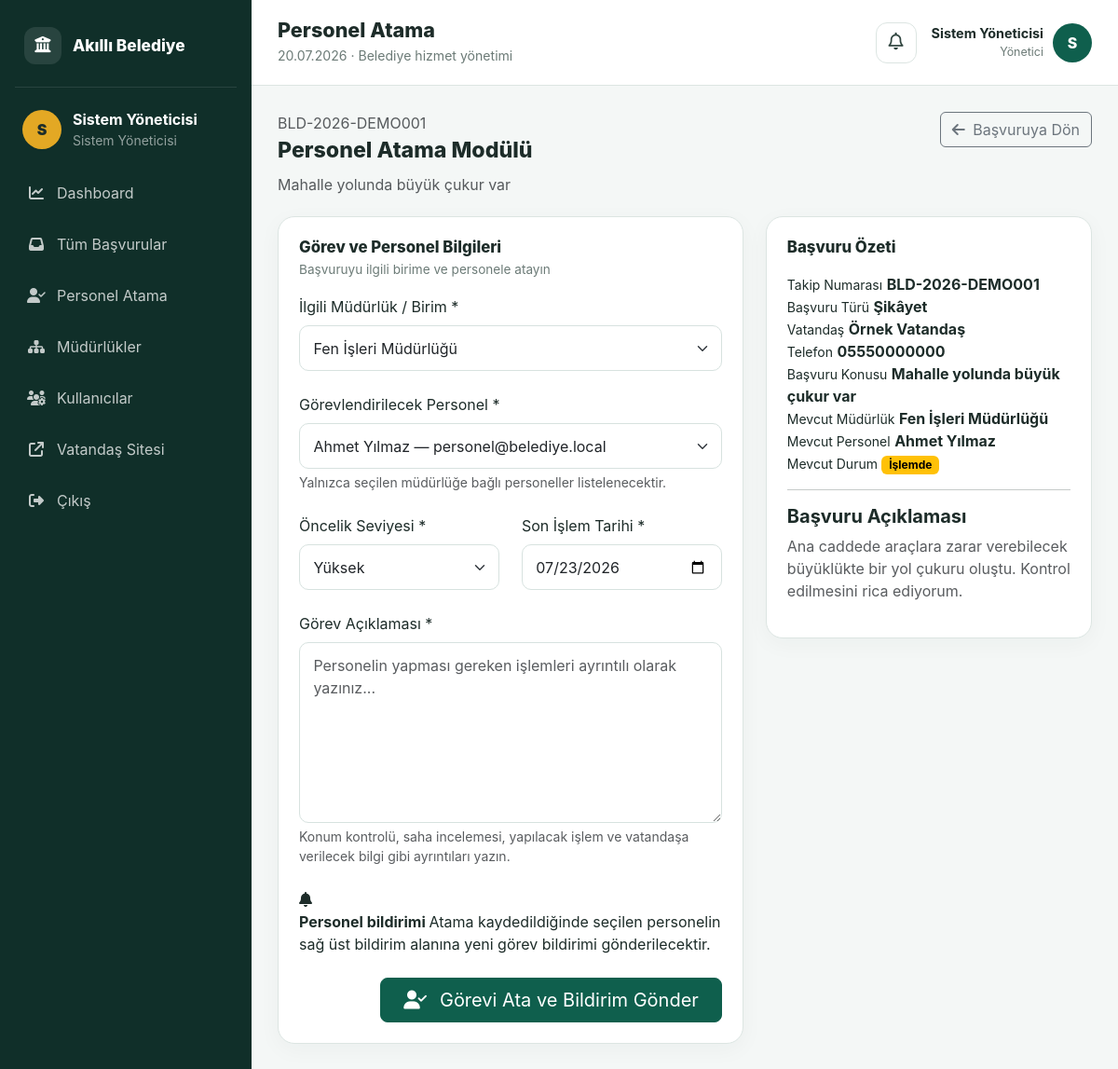
The app's page /admin/personel_atama.php?id=1 (signed in) with its own data.
### tables this page shows
CREATE TABLE complaints (
    id INT AUTO_INCREMENT PRIMARY KEY,
    tracking_code VARCHAR(30) NOT NULL UNIQUE,
    citizen_name VARCHAR(120) NOT NULL,
    phone VARCHAR(30) NOT NULL,
    email VARCHAR(150) NULL,
    type ENUM('Talep','Öneri','Şikâyet') NOT NULL,
    title VARCHAR(200) NOT NULL,
    description TEXT NOT NULL,
    address VARCHAR(255) NULL,
    district VARCHAR(120) NULL,
    attachment VARCHAR(255) NULL,
    department_id INT NULL,
    suggested_department_id INT NULL,
    assigned_user_id INT NULL,
    priority ENUM('Düşük','Normal','Yüksek','Acil') NOT NULL DEFAULT 'Normal',
    status ENUM('Yeni','İnceleniyor','Yönlendirildi','İşlemde','Çözüldü','Reddedildi') NOT NULL DEFAULT 'Yeni',
    due_date DATE NULL,
    resolution_note TEXT NULL,
    resolved_at DATETIME NULL,
    created_at TIMESTAMP DEFAULT CURRENT_TIMESTAMP,
    updated_at TIMESTAMP DEFAULT CURRENT_TIMESTAMP ON UPDATE CURRENT_TIMESTAMP,
    INDEX idx_status (status),
    INDEX idx_priority (priority),
    INDEX idx_department (department_id),
    INDEX idx_assigned (assigned_user_id),
    CONSTRAINT fk_complaint_department FOREIGN KEY (department_id) REFERENCES departments(id) ON DELETE SET NULL,
    CONSTRAINT fk_complaint_suggested FOREIGN KEY (suggested_department_id) REFERENCES departments(id) ON DELETE SET NULL,
    CONSTRAINT fk_complaint_user FOREIGN KEY (assigned_user_id) REFERENCES users(id) ON DELETE SET NULL
);

CREATE TABLE departments (
    id INT AUTO_INCREMENT PRIMARY KEY,
    name VARCHAR(150) NOT NULL UNIQUE,
    description VARCHAR(255) NULL,
    is_active TINYINT(1) NOT NULL DEFAULT 1,
    created_at TIMESTAMP DEFAULT CURRENT_TIMESTAMP
);

CREATE TABLE users (
    id INT AUTO_INCREMENT PRIMARY KEY,
    full_name VARCHAR(120) NOT NULL,
    email VARCHAR(150) NOT NULL UNIQUE,
    password VARCHAR(255) NOT NULL,
    role ENUM('admin','staff') NOT NULL DEFAULT 'staff',
    department_id INT NULL,
    is_active TINYINT(1) NOT NULL DEFAULT 1,
    created_at TIMESTAMP DEFAULT CURRENT_TIMESTAMP,
    CONSTRAINT fk_users_department FOREIGN KEY (department_id) REFERENCES departments(id) ON DELETE SET NULL
);

### includes/functions.php (called while the page is built, shortened)
<?php
function e(?string $value): string {
    return htmlspecialchars($value ?? '', ENT_QUOTES, 'UTF-8');
}
function status_badge(string $status): string {
    return match ($status) {
        'Yeni' => 'secondary',
        'İnceleniyor' => 'info',
        'Yönlendirildi' => 'primary',
        'İşlemde' => 'warning',
        'Çözüldü' => 'success',
        'Reddedildi' => 'danger',
        default => 'dark'
    };
}

### admin/personel_atama.php (the view, shortened to what this page needs)
<?php
require_once '../config/db.php';
$complaintId = (int)($_GET['id'] ?? 0);
$allowedPriorities = [
    'Düşük',
    'Normal',
    'Yüksek',
    'Acil'
];
$complaintStatement = $pdo->prepare("
    SELECT
        c.*,
        d.name AS department_name,
        assigned_user.full_name AS assigned_name
    FROM complaints AS c
    LEFT JOIN departments AS d
        ON d.id = c.department_id
    LEFT JOIN users AS assigned_user
        ON assigned_user.id = c.assigned_user_id
    WHERE c.id = ?
    LIMIT 1
");
$complaintStatement->execute([$complaintId]);
$complaint = $complaintStatement->fetch();
$departments = $pdo->query("
    SELECT id, name
    FROM departments
    WHERE is_active = 1
    ORDER BY name ASC
")->fetchAll();
$staffList = $pdo->query("
    SELECT
        id,
        full_name,
        email,
        department_id
    FROM users
    WHERE role = 'staff'
      AND is_active = 1
    ORDER BY full_name ASC
")->fetchAll();
require '../includes/panel_header.php';
?>
<div class="detail-top">
    <div>
        <span class="text-muted">
            <?= e($complaint['tracking_code']) ?>
        </span>
        <h2>Personel Atama Modülü</h2>
        <p class="text-muted mb-0">
            <?= e($complaint['title']) ?>
        </p>
    </div>
    <a
        href="basvuru_detay.php?id=<?= $complaintId ?>"
        class="btn btn-outline-secondary"
    >
        <i class="fa-solid fa-arrow-left me-1"></i>
        Başvuruya Dön
    </a>
</div>
<div class="row g-4">
    <div class="col-xl-7">
        <div class="panel-card">
            <div class="panel-card-header">
                <div>
                    <h3>Görev ve Personel Bilgileri</h3>
                    <p>
                        Başvuruyu ilgili birime ve personele atayın
                    </p>
                </div>
            </div>
            <form method="post" class="row g-4">
                <div class="col-12">
                    <label class="form-label">
                        İlgili Müdürlük / Birim *
                    </label>
                    <select
                        name="department_id"
                        id="departmentSelect"
                        class="form-select"
                        required
                    >
                        <?php foreach ($departments as $department): ?>
                            <option
                                value="<?= (int)$department['id'] ?>"
                                <?= (int)$complaint['department_id']
                                    === (int)$department['id']
                                    ? 'selected'
                                    : ''
                                ?>
                            >
                                <?= e($department['name']) ?>
                            </option>
                        <?php endforeach; ?>
                    </select>
                </div>
                <div class="col-12">
                    <label class="form-label">
                        Görevlendirilecek Personel *
                    </label>
                    <select
                        name="assigned_user_id"
                        id="staffSelect"
                        class="form-select"
                        required
                    >
                        <?php foreach ($staffList as $staff): ?>
                            <option
                                value="<?= (int)$staff['id'] ?>"
                                data-department="<?=
                                    (int)$staff['department_id']
                                ?>"
                                <?= (int)$complaint['assigned_user_id']
                                    === (int)$staff['id']
                                    ? 'selected'
                                    : ''
                                ?>
                            >
                                <?= e($staff['full_name']) ?>
                                — <?= e($staff['email']) ?>
                            </option>
                        <?php endforeach; ?>
                    </select>
                    <div class="form-text">
                        Yalnızca seçilen müdürlüğe bağlı personeller
                        listelenecektir.
                    </div>
                </div>
                <div class="col-md-6">
                    <label class="form-label">
                        Öncelik Seviyesi *
                    </label>
                    <select
                        name="priority"
                        class="form-select"
                        required
                    >
                        <?php foreach (
                            $allowedPriorities as $priority
                        ): ?>
                            <option
                                value="<?= e($priority) ?>"
                                <?= $complaint['priority'] === $priority
                                    ? 'selected'
                                    : ''
                                ?>
                            >
                                <?= e($priority) ?>
                            </option>
                        <?php endforeach; ?>
                    </select>
                </div>
                <div class="col-md-6">
                    <label class="form-label">
                        Son İşlem Tarihi *
                    </label>
                    <input
                        type="date"
                        name="due_date"
                        class="form-control"
                        min="<?= date('Y-m-d') ?>"
                        value="<?= e(
                            $complaint['due_date']
                            ?: date(
                                'Y-m-d',
                                strtotime('+7 days')
                            )
                        ) ?>"
                        required
                    >
                </div>
                <div class="col-12">
                    <label class="form-label">
                        Görev Açıklaması *
                    </label>
                    <textarea
                        name="assignment_description"
                        class="form-control"
                        rows="7"
                        placeholder="Personelin yapması gereken işlemleri ayrıntılı olarak yazınız..."
                        required
                    ><?= e(
                    ) ?></textarea>
                    <div class="form-text">
                        Konum kontrolü, saha incelemesi, yapılacak işlem
                        ve vatandaşa verilecek bilgi gibi ayrıntıları yazın.
                    </div>
                </div>
                <div class="col-12">
                    <div class="assignment-notification-info">
                        <i class="fa-solid fa-bell"></i>
                        <div>
                            <strong>
                                Personel bildirimi
                            </strong>
                            <span>
                                Atama kaydedildiğinde seçilen personelin
                                sağ üst bildirim alanına yeni görev
                                bildirimi gönderilecektir.
                            </span>
                        </div>
                    </div>
                </div>
                <div class="col-12 d-flex justify-content-end">
                    <button
                        type="submit"
                        class="btn btn-primary btn-lg px-4"
                    >
                        <i class="fa-solid fa-user-check me-2"></i>
                        Görevi Ata ve Bildirim Gönder
                    </button>
                </div>
            </form>
        </div>
    </div>
    <div class="col-xl-5">
        <div class="panel-card">
            <div class="panel-card-header">
                <div>
                    <h3>Başvuru Özeti</h3>
                </div>
            </div>
            <div class="assignment-summary">
                <div>
                    <small>Takip Numarası</small>
                    <strong>
                        <?= e($complaint['tracking_code']) ?>
                    </strong>
                </div>
                <div>
                    <small>Başvuru Türü</small>
                    <strong>
                        <?= e($complaint['type']) ?>
                    </strong>
                </div>
                <div>
                    <small>Vatandaş</small>
                    <strong>
                        <?= e($complaint['citizen_name']) ?>
                    </strong>
                </div>
                <div>
                    <small>Telefon</small>
                    <strong>
                        <?= e($complaint['phone']) ?>
                    </strong>
                </div>
                <div>
                    <small>Başvuru Konusu</small>
                    <strong>
                        <?= e($complaint['title']) ?>
                    </strong>
                </div>
                <div>
                    <small>Mevcut Müdürlük</small>
                    <strong>
                        <?= e(
                            $complaint['department_name']
                            ?: 'Atanmamış'
                        ) ?>
                    </strong>
                </div>
                <div>
                    <small>Mevcut Personel</small>
                    <strong>
                        <?= e(
                            $complaint['assigned_name']
                            ?: 'Atanmamış'
                        ) ?>
                    </strong>
                </div>
                <div>
                    <small>Mevcut Durum</small>
                    <span
                        class="badge text-bg-<?=
                            status_badge($complaint['status'])
                        ?>"
                    >
                        <?= e($complaint['status']) ?>
                    </span>
                </div>
            </div>
            <hr>
            <h5 class="fw-bold">
                Başvuru Açıklaması
            </h5>
            <p class="text-muted">
                <?= nl2br(e($complaint['description'])) ?>
            </p>
        </div>
    </div>
</div>
<?php require '../includes/panel_footer.php'; ?>

### assets/css/style.css (style rules this page uses)
:root { --primary: #0f5f4d; --primary-dark: #0a4337; --accent: #e3a824; --bg: #f4f7f6; --text: #1d2c29; --muted: #6c7b77; --border: #dce5e2; --sidebar: #102f29; }
* { box-sizing: border-box }
body { margin: 0; font-family: Inter, Segoe UI, Arial, sans-serif; background: var(--bg); color: var(--text) }
a { text-decoration: none }
.form-control, .form-select { border-color: #d7e2df; padding: .72rem .9rem; border-radius: 10px }
.btn-primary { background: var(--primary); border-color: var(--primary) }
.panel-card { background: #fff; border: 1px solid var(--border); border-radius: 18px; padding: 22px; box-shadow: 0 6px 24px rgba(15, 60, 49, .04) }
.panel-card-header { display: flex; justify-content: space-between; align-items: center; margin-bottom: 18px }
.panel-card-header h3 { font-size: 1.05rem; font-weight: 800; margin: 0 }
.panel-card-header p { font-size: .85rem; color: var(--muted); margin: 4px 0 0 }
.detail-top { display: flex; justify-content: space-between; align-items: flex-start; gap: 20px; margin-bottom: 22px }
.detail-top h2 { font-size: 1.45rem; font-weight: 800; margin: 4px 0 10px }

### records on screen
complaints: tracking_code "BLD-2026-DEMO001", title "Mahalle yolunda büyük çukur var", department_id "Fen İşleri Müdürlüğü", assigned_user_id "Ahmet Yılmaz — personel@belediye.local", due_date "07/23/2026", type "Şikâyet", citizen_name "Örnek Vatandaş", phone "05550000000", department.name "Fen İşleri Müdürlüğü", assigned_user.full_name "Ahmet Yılmaz", status "İşlemde", description "Ana caddede araçlara zarar verebilecek büyüklükte bir yol çukuru oluştu. Kontrol edilmesini rica ediyorum."

### other values on screen
mb_substr($user['full_name'], 0, 1) "S"
$user['full_name'] "Sistem Yöneticisi"
$pageTitle "Personel Atama"
form field priority "Yüksek"
